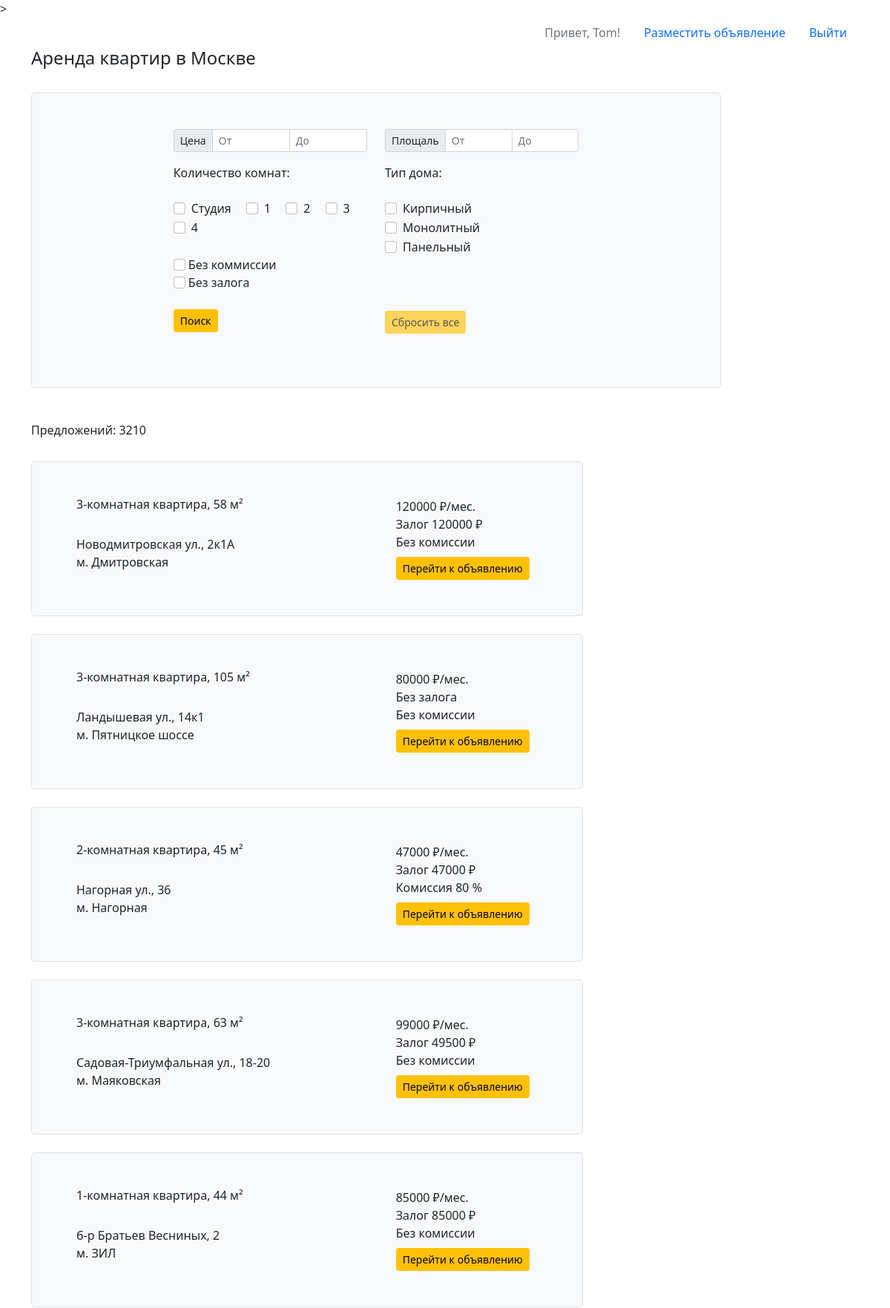
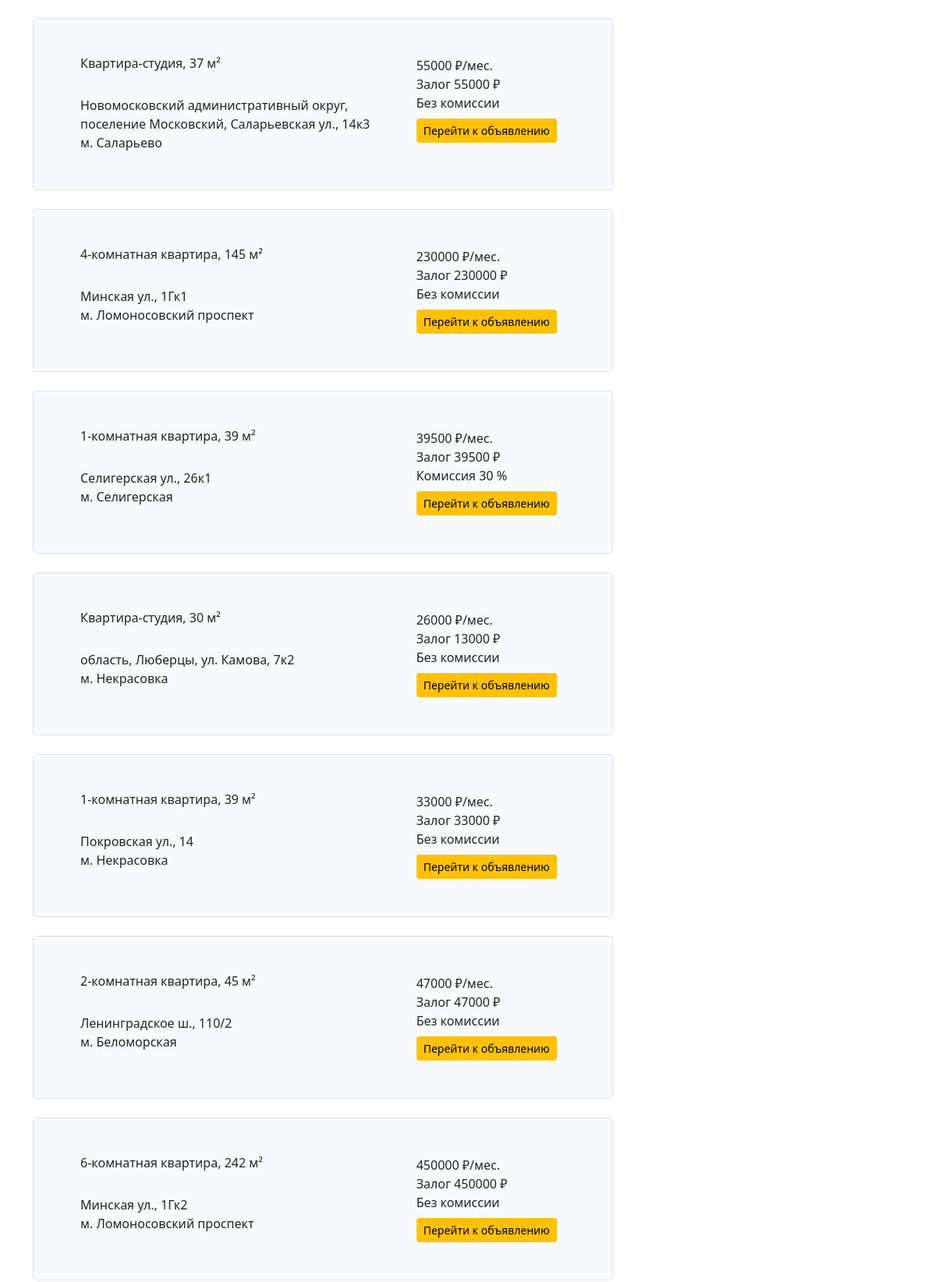
The app's page / (signed in, upper part) with its own data (2 pictures, top to bottom).
### webapp/model.py (models this page shows, shortened)
class User(db.Model, UserMixin):
    id = db.Column(db.Integer, primary_key=True)
    username = db.Column(db.String, unique=True)
    password = db.Column(db.String)
    email = db.Column(db.String)
    phone_number = db.Column(db.Integer)
    role = db.Column(db.String)
    flat = relationship('Flat')

class Flat(db.Model):
    BRICK, MONOLITE, PANEL = range(1, 4)
    MATERIALS_NAMES = {
        BRICK: 'Кирпич',
        MONOLITE: 'Монолит',
        PANEL: 'Панель',
    }
    id = db.Column(db.Integer, primary_key=True)
    user_id = db.Column(db.Integer, db.ForeignKey('user.id'))
    num_rooms = db.Column(db.Integer)
    floor = db.Column(db.Integer)
    link = db.Column(db.String, unique=True)
    area = db.Column(db.Integer)
    material = db.Column(db.Integer)
    metro = db.Column(db.String)
    district = db.Column(db.String)
    street = db.Column(db.String)
    price = db.Column(db.Integer)
    commission = db.Column(db.Integer)
    deposit = db.Column(db.Integer)
    user = relationship('User')

### webapp/ads/veiws.py (the view)
@blueprint.route('/index', methods=["GET"])
@blueprint.route('/', methods=["GET"])
def index():
    form = FilterForm()
    if request.args.get('page'):
        page = int(request.args.get('page'))
    else:
        page = 1
    flats_count = Flat.query.count()
    query = Flat.query.paginate(page=page, per_page=25)
    return render_template('index.html', flats=query, form=form, flats_count=flats_count)

### webapp/ads/forms.py
class FilterForm(FlaskForm):
    price_min = IntegerField('price_min', render_kw={'class': 'form-control'})
    price_max = IntegerField('price_max', render_kw={'class': 'form-control'})
    rooms = [(0, 'Студия'), (1, '1'), (2, '2'), (3, '3'), (4, '4')]
    rooms = MultiCheckboxField('rooms', choices=rooms, coerce=int, render_kw={'class': "form-check-input"})
    area_min = IntegerField('area_min', render_kw={'class': 'form-control'})
    area_max = IntegerField('area_max', render_kw={'class': 'form-control'})
    type_material = [("Кирпичный", 'Кирпичный'), ("Монолитный", 'Монолитный'), ("Панельный", 'Панельный')]
    material = MultiCheckboxField('material', choices=type_material, coerce=str)
    commission = BooleanField('Без коммиссии')
    deposit = BooleanField('Без залога')

### webapp/__init__.py (called while the page is built)
def create_app():
    app = Flask(__name__)
    app.config.from_pyfile('config.py')
    db.init_app(app)
    app.register_blueprint(ads_blueprint)
    app.register_blueprint(user_blueprint)
    migrate = Migrate(app, db)
    login_manager = LoginManager()
    login_manager.init_app(app)
    login_manager.login_view = 'user.login'
    @login_manager.user_loader
    def user_load(user_id):
        return User.query.get(user_id)
    return app

### webapp/templates/index.html (shortened to what this page needs)
{% extends 'Base.html' %}
{% block content %}>
<div class="container">
  <ul class="nav justify-content-end">
    {% if current_user.is_authenticated %}
    <li class="nav-item">
      <div class="nav-link disabled">Привет, {{ current_user.username }}!</div>
    </li>
    <li class="nav-item">
      <a class="nav-link active" aria-current="page" href={{ url_for('user.user') }}>Разместить объявление</a>
    </li>
    <li class="nav-item">
      <a class="nav-link active" aria-current="page" href={{ url_for('user.logout') }}>Выйти</a>
    </li>
    {% endif %}
  </ul>
</div>
<div class="container-sm">
  <div class='col-10 justify-content-center'>
    <h4>Аренда квартир в Москве</h4><br>
    <div class="h-100 p-5 bg-light border rounded-3">
      <form action="{{ url_for('ads.result') }}" method="POST">
        <div class='row justify-content-center'>
          <div class='col-4'>
            <div class="input-group input-group-sm mb-3">
              <span class="input-group-text">Цена</span>
              {{ form.price_min(type='number', placeholder="От") }}
              {{ form.price_max(type='number', placeholder="До") }}
            </div>
            <h7>Количество комнат:</h7><br><br>
            {% for i in form.rooms %}
            <div class="form-check form-check-inline">
              {{ i(class="form-check-input") }}{{ i.label(class="form-check-label") }}
            </div>
            {% endfor %}<br><br>
            {{ form.commission(class="form-check-input") }} {{ form.commission.label }}<br>
            {{ form.deposit(class="form-check-input") }} {{ form.deposit.label }}<br><br>
            <input class="btn btn-warning btn-sm" type="submit" value="Поиск">
          </div>
          <div class='col-4'>
            <div class="input-group input-group-sm mb-3">
              <span class="input-group-text">Площаль</span>
                {{ form.area_min(type='number', placeholder="От")}}
                {{ form.area_max(type='number', placeholder="До") }}
            </div>
            <h7>Тип дома:</h7><br><br>
            {% for i in form.material %}
            <div class="form-check form-check-inline">
              {{ i(class="form-check-input") }}
              {{ i.label }}<br>
            </div>
            {% endfor %}<br>
          </form><br><br><br>
            <form action="{{ url_for('ads.reset') }}" method="POST">
              <input class="btn btn-warning btn-sm" type="submit" value="Сбросить все" {% if url_for(request.endpoint)  != '/result' %} disabled {% endif %}><br>
            </form>
          </div>
        </div><br>
    </div>
</div><br><br>
<div class="container-sm">
  <div class="col-8">
    <h6>Предложений: {{ flats_count }}</h6><br>
    {% for flat in flats.items %}
      <div class="h-100 p-5 bg-light border rounded-3">
        <div class="container-sm">
          <div class="row">
            <div class="col">
              {% if flat.num_rooms == 0%}
              <h6>Квартира-студия, {{ flat.area}} м²</h6><br>
              {% else %}
              <h6>{{ flat.num_rooms }}-комнатная квартира, {{ flat.area}} м²</h6><br>
              {% endif %}
              <h7>{{ flat.street }}</h7><br>
              <h7>м. {{ flat.metro }}</h7>
            </div>
            <div class="col-4">
              <h7>{{ flat.price }} &#8381/мес.</h7><br>
              {% if flat.deposit == 0 %}
                <h7>Без залога</h7><br>
              {% else %}
                <h7>Залог {{ flat.deposit }} &#8381</h7><br>
              {% endif %}
              {% if flat.commission == 0 %}
                <h7>Без комиссии</h7><br>
              {% else %}
                <h7>Комиссия {{ flat.commission }} %</h7><br>
              {% endif %}
              {% if flat.user.username %}
                {{ flat.user.username }}<br>
                {{ flat.user.phone_number }}
                <a button type="button"  class="btn btn-warning btn-sm">{{ flat.user.username }} {{ flat.user.phone_number }}</a><br>
              {% else %}
                <a href={{ flat.link }} button type="button" target="_blank" class="btn btn-warning btn-sm">Перейти к объявлению</a><br>
              {% endif %}
            </div>
          </div>
        </div>
      </div><br>
    {% endfor %}<br>
    <br>
  </div>
</div>
{% endblock %}

### records on screen
User: username "Tom"
Flat: num_rooms "3", area "58", street "Новодмитровская ул., 2к1А", metro "Дмитровская", price "120000", deposit "120000", commission "Без комиссии"
Flat: num_rooms "3", area "105", street "Ландышевая ул., 14к1", metro "Пятницкое шоссе", price "80000", deposit "Без залога", commission "Без комиссии"
Flat: num_rooms "2", area "45", street "Нагорная ул., 36", metro "Нагорная", price "47000", deposit "47000", commission "80"
Flat: num_rooms "3", area "63", street "Садовая-Триумфальная ул., 18-20", metro "Маяковская", price "99000", deposit "49500", commission "Без комиссии"
Flat: num_rooms "1", area "44", street "б-р Братьев Весниных, 2", metro "ЗИЛ", price "85000", deposit "85000", commission "Без комиссии"
Flat: area "37", street "Новомосковский административный округ, поселение Московский, Саларьевская ул., 14к3", metro "Саларьево", price "55000", deposit "55000", commission "Без комиссии"
Flat: num_rooms "4", area "145", street "Минская ул., 1Гк1", metro "Ломоносовский проспект", price "230000", deposit "230000", commission "Без комиссии"
Flat: num_rooms "1", area "39", street "Селигерская ул., 26к1", metro "Селигерская", price "39500", deposit "39500", commission "30"
Flat: area "30", street "область, Люберцы, ул. Камова, 7к2", metro "Некрасовка", price "26000", deposit "13000", commission "Без комиссии"
Flat: num_rooms "1", area "39", street "Покровская ул., 14", metro "Некрасовка", price "33000", deposit "33000", commission "Без комиссии"
Flat: num_rooms "2", area "45", street "Ленинградское ш., 110/2", metro "Беломорская", price "47000", deposit "47000", commission "Без комиссии"
Flat: num_rooms "6", area "242", street "Минская ул., 1Гк2", metro "Ломоносовский проспект", price "450000", deposit "450000", commission "Без комиссии"

### other values on screen
{{ i.label(class="form-check-label") }} "Студия" "1" "2" "3" "4"
{{ i.label }} "Кирпичный" "Монолитный" "Панельный"
{{ flats_count }} "3210"
